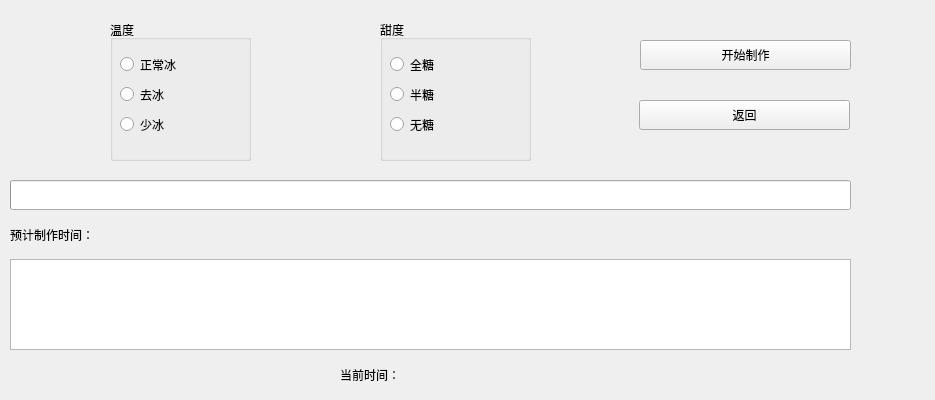
<?xml version="1.0" encoding="UTF-8"?>
<ui version="4.0">
 <class>DrinkWindow</class>
 <widget class="QWidget" name="DrinkWindow">
  <property name="geometry">
   <rect>
    <x>0</x>
    <y>0</y>
    <width>935</width>
    <height>400</height>
   </rect>
  </property>
  <property name="windowTitle">
   <string>选择饮品</string>
  </property>
  <widget class="QLabel" name="labelImage">
   <property name="geometry">
    <rect>
     <x>10</x>
     <y>10</y>
     <width>100</width>
     <height>100</height>
    </rect>
   </property>
  </widget>
  <widget class="QGroupBox" name="groupBoxTemp">
   <property name="geometry">
    <rect>
     <x>110</x>
     <y>20</y>
     <width>141</width>
     <height>141</height>
    </rect>
   </property>
   <property name="title">
    <string>温度</string>
   </property>
   <widget class="QRadioButton" name="radioNormal">
    <property name="geometry">
     <rect>
      <x>10</x>
      <y>30</y>
      <width>70</width>
      <height>29</height>
     </rect>
    </property>
    <property name="text">
     <string>正常冰</string>
    </property>
   </widget>
   <widget class="QRadioButton" name="radioLess">
    <property name="geometry">
     <rect>
      <x>10</x>
      <y>90</y>
      <width>55</width>
      <height>29</height>
     </rect>
    </property>
    <property name="text">
     <string>少冰</string>
    </property>
   </widget>
   <widget class="QRadioButton" name="radioNo">
    <property name="geometry">
     <rect>
      <x>10</x>
      <y>60</y>
      <width>55</width>
      <height>29</height>
     </rect>
    </property>
    <property name="text">
     <string>去冰</string>
    </property>
   </widget>
  </widget>
  <widget class="QGroupBox" name="groupBoxSugar">
   <property name="geometry">
    <rect>
     <x>380</x>
     <y>20</y>
     <width>151</width>
     <height>141</height>
    </rect>
   </property>
   <property name="title">
    <string>甜度</string>
   </property>
   <widget class="QRadioButton" name="radioFull">
    <property name="geometry">
     <rect>
      <x>10</x>
      <y>30</y>
      <width>55</width>
      <height>29</height>
     </rect>
    </property>
    <property name="text">
     <string>全糖</string>
    </property>
   </widget>
   <widget class="QRadioButton" name="radioHalf">
    <property name="geometry">
     <rect>
      <x>10</x>
      <y>60</y>
      <width>55</width>
      <height>29</height>
     </rect>
    </property>
    <property name="text">
     <string>半糖</string>
    </property>
   </widget>
   <widget class="QRadioButton" name="radioNone">
    <property name="geometry">
     <rect>
      <x>10</x>
      <y>90</y>
      <width>55</width>
      <height>29</height>
     </rect>
    </property>
    <property name="text">
     <string>无糖</string>
    </property>
   </widget>
  </widget>
  <widget class="QPushButton" name="btnConfirm">
   <property name="geometry">
    <rect>
     <x>640</x>
     <y>40</y>
     <width>211</width>
     <height>30</height>
    </rect>
   </property>
   <property name="text">
    <string>开始制作</string>
   </property>
  </widget>
  <widget class="QPushButton" name="btnBack">
   <property name="geometry">
    <rect>
     <x>639</x>
     <y>100</y>
     <width>211</width>
     <height>30</height>
    </rect>
   </property>
   <property name="text">
    <string>返回</string>
   </property>
  </widget>
  <widget class="QProgressBar" name="progressBar">
   <property name="geometry">
    <rect>
     <x>10</x>
     <y>180</y>
     <width>841</width>
     <height>30</height>
    </rect>
   </property>
  </widget>
  <widget class="QLabel" name="labelTime">
   <property name="geometry">
    <rect>
     <x>10</x>
     <y>220</y>
     <width>460</width>
     <height>30</height>
    </rect>
   </property>
   <property name="text">
    <string>预计制作时间：</string>
   </property>
  </widget>
  <widget class="QLabel" name="labelClock">
   <property name="geometry">
    <rect>
     <x>340</x>
     <y>360</y>
     <width>180</width>
     <height>30</height>
    </rect>
   </property>
   <property name="text">
    <string>当前时间：</string>
   </property>
  </widget>
  <widget class="QTextEdit" name="textHistory">
   <property name="geometry">
    <rect>
     <x>10</x>
     <y>259</y>
     <width>841</width>
     <height>91</height>
    </rect>
   </property>
  </widget>
 </widget>
 <resources/>
 <connections/>
</ui>
